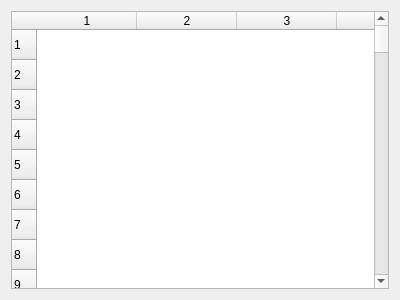
<?xml version="1.0" encoding="UTF-8"?>
<ui version="4.0">
  <class>MemoryViewer</class>
  <widget class="QDialog" name="MemoryViewer">
    <property name="geometry">
      <rect>
        <x>0</x>
        <y>0</y>
        <width>400</width>
        <height>300</height>
      </rect>
    </property>
    <layout class="QVBoxLayout" name="verticalLayout">
      <item>
        <widget class="QTableWidget" name="memoryTable">
          <property name="rowCount">
            <number>256</number>
          </property>
          <property name="columnCount">
            <number>17</number>
          </property>
          <property name="showGrid">
            <bool>false</bool>
          </property>
          <property name="verticalScrollBarPolicy">
            <enum>Qt::ScrollBarAlwaysOn</enum>
          </property>
          <property name="horizontalScrollBarPolicy">
            <enum>Qt::ScrollBarAlwaysOff</enum>
          </property>
          <property name="wordWrap">
            <bool>false</bool>
          </property>
          <property name="horizontalHeaderLabels">
            <string>Address</string>
            <string>0</string>
            <string>1</string>
            <string>2</string>
            <string>3</string>
            <string>4</string>
            <string>5</string>
            <string>6</string>
            <string>7</string>
            <string>8</string>
            <string>9</string>
            <string>A</string>
            <string>B</string>
            <string>C</string>
            <string>D</string>
            <string>E</string>
            <string>F</string>
          </property>
        </widget>
      </item>
    </layout>
  </widget>
  <resources/>
  <connections/>
</ui>
